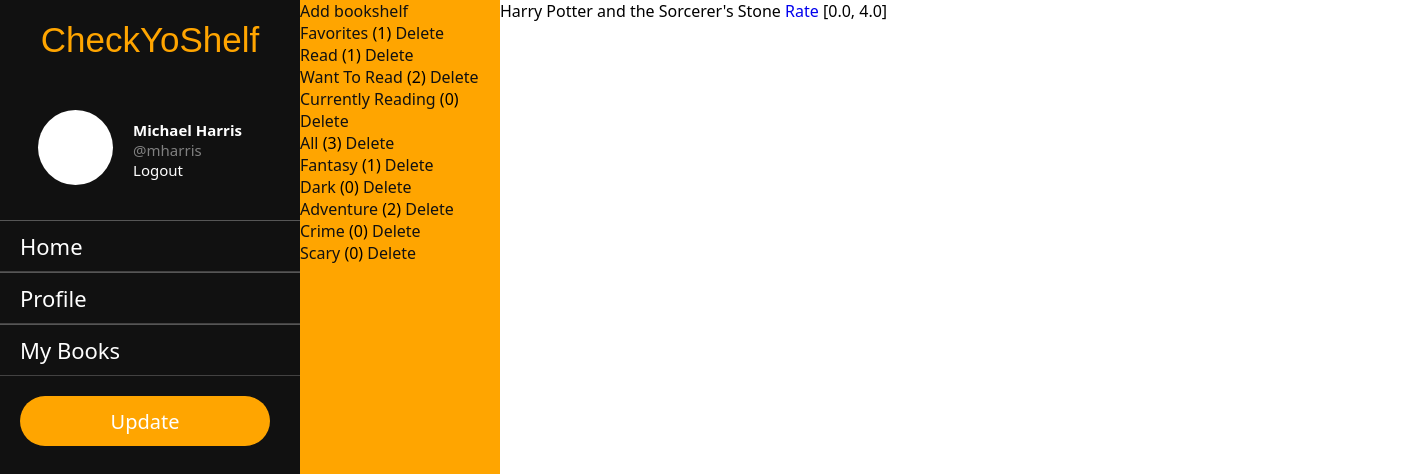
/mharris/Favorites/books (signed in), run on the app's committed database.
### app/models.py (models this page shows, shortened)
class Profile(models.Model):
    user = models.OneToOneField(User, on_delete=models.CASCADE, primary_key=True)
    name = models.CharField(max_length=200)
    bio = models.TextField(blank=True)
    followers = []
    following = []

class Bookshelf(models.Model):
    profile = models.ManyToManyField(Profile)
    books = models.ManyToManyField(Book, blank=True, related_name="books")
    name = models.CharField(max_length=200)
    description = models.TextField(blank=True)
    def __str__(self):
        return self.name

class Book(models.Model):
    GENRES = (
        ("Horror", "Horror"),
        ("Fantasy", "Fantasy"),
        ("Sci-Fi", "Sci-Fi"),
        ("Thriller", "Thriller"),
        ("Mystery", "Mystery"),
    )
    author = models.ForeignKey(Author, on_delete=models.CASCADE)
    profile = models.ManyToManyField(Profile, blank=True)
    title = models.CharField(max_length=200)
    genre = models.CharField(max_length=200, choices=GENRES)
    synopsis = models.TextField()
    cover = models.CharField(max_length=200, null=True, blank=True)
    page_number = models.IntegerField()
    publish_date = models.DateField()
    reviewers = []
    average_rating = 0.0
    def __str__(self):
        return self.title

### app/views.py (the view)
# urls.py: path("<str:username>/<str:bookshelf>/books", books_view, name="books"),
@login_required(login_url="login")
def books_view(request, username, bookshelf):
    context = {}
    current_user = request.user
    my_profile = Profile.objects.get(user=current_user)
    try:
        user = User.objects.get(username=username)
        profile = Profile.objects.get(user=user)
    except:
        user = None
        profile = None
    bookshelves = Bookshelf.objects.filter(profile=profile)
    bookshelves_count = {}
    for shelf in bookshelves:
        shelf_books = shelf.books.all()
        bookshelves_count[shelf] = shelf_books.count()
    selected_bookshelf = Bookshelf.objects.get(name=bookshelf)
    books = selected_bookshelf.books.all()
    books_ratings = {}
    for book in books:
        try:
            review = Review.objects.get(book=book)
            books_ratings[book] = [book.average_rating, review.rating]
        except:
            review = None
            books_ratings[book] = [book.average_rating, "-"]
    context["current_user"] = current_user
    context["my_profile"] = my_profile
    context["profile"] = profile
    context["bookshelves_count"] = bookshelves_count
    context["books_ratings"] = books_ratings
    return render(request, "books.html", context)

### app/templates/books.html
{% extends "bookshelves.html" %} {% block books %}
<div>
  <ul>
    {% for book, ratings in books_ratings.items %}
      <li>{{ book }} <a href="{% url "review_book" profile.user book %}">Rate</a> {{ ratings }}</li>
    {% endfor %}
  </ul>
</div>
{% endblock books %}

### app/templates/bookshelves.html (shortened to what this page needs)
{% extends "base.html" %}  {% block content %}
<div class="bookshelf-nav">
  <a href="{% url "create_bookshelf" profile.user %}">Add bookshelf</a>
  <ul>
    {% for shelf, count in bookshelves_count.items %}
    <li>
      <a href="{% url "books" profile.user shelf %}">{{ shelf }}</a> ({{ count }})
      <a href="{% url "delete_bookshelf" profile.user shelf %}">Delete</a>
    </li>
    {% endfor %}
  </ul>
</div>
<div class="book-list">{% block books %}{% endblock books %}</div>
{% endblock content %}

### app/templates/base.html (shortened to what this page needs)
{% load static %}
<!DOCTYPE html>
<html lang="en">
  <head>
    <link rel="stylesheet" href="{% static "styles.css" %}">
  </head>
  <body>
    <div class="wrapper">
      <div class="side-nav">
        <div class="logo">
          <p>CheckYoShelf</p>
        </div>
        <div class="profile-section">
          <div class="profile-pic">
            <span></span>
          </div>
          <div class="user-info">
            <p class="name">{{ my_profile.name }}</p>
            <p class="username">@{{ current_user }}</p>
            <a href="{% url "logout" %}">Logout</a>
          </div>
        </div>
        <ul>
          <li><a href="{% url "home" %}">Home</a></li>
          <li><a href="{% url "profile" current_user %}">Profile</a></li>
          <li><a href="{% url "bookshelves" current_user %}">My Books</a></li>
        </ul>
        <div class="btn-container">
          <div class="btn">
            <a href="{% url "make_post" current_user %}">Update</a>
          </div>
        </div>
      </div>
      <div class="main-content">{% block content %}{% endblock content %}</div>
    </div>
  </body>
</html>

### app/static/styles.css (style rules this page uses)
* { margin: 0; padding: 0; list-style: none; text-decoration: none; font-family: 'Segoe UI', Tahoma, Geneva, Verdana, sans-serif; }
.wrapper { display: flex; position: relative; }
.wrapper .side-nav { height: 100%; width: 300px; position: fixed; background-color: #111; }
.wrapper .side-nav .logo { padding: 20px; text-align: center; }
.wrapper .side-nav .logo p { font-size: 35px; font-family: 'Franklin Gothic Medium', 'Arial Narrow', Arial, sans-serif !important; color: orange; }
.wrapper .side-nav .profile-section { display: flex; justify-content: center; align-items: center; padding: 20px; }
.wrapper .side-nav .profile-section .user-info { font-size: 15px; padding: 20px; }
.wrapper .side-nav .profile-section .user-info .name { color: white; font-weight: bold; }
.wrapper .side-nav .profile-section .user-info .username { color: gray; }
.wrapper .side-nav .profile-section .user-info a { color: white; transition: .3s; }
.wrapper .side-nav .profile-section span { height: 75px; width: 75px; background-color: white; display: inline-block; border-radius: 50px; }
.wrapper .side-nav ul li { padding: 10px 10px 10px 20px; border-bottom: 1px solid #434242; border-top: 1px solid #565656; transition: .3s; }
.wrapper .side-nav ul li a { font-size: 22px; color: white; display: block; }
.wrapper .btn-container { padding: 20px; }
.wrapper .btn-container .btn { height: 40px; width: 150px; padding: 5px 50px; background-color: orange; display: flex; justify-content: center; align-items: center; border-radius: 35px; transition: .3s; }
.wrapper .btn-container .btn a { font-size: 20px; font-weight: 500; color: white; display: block; }
.wrapper .main-content { width: 100%; margin-left: 300px; }
::placeholder { color: rgb(186, 124, 8); }
.wrapper .main-content .bookshelf-nav { height: 100%; width: 200px; position: fixed; background-color: orange; }
.wrapper .main-content .bookshelf-nav a { color: #111; }
.wrapper .main-content .book-list { width: 100%; margin-left: 200px; }

### data on the page
Profile: name "Michael Harris"
Bookshelf: name "Favorites", count "1"
Bookshelf: name "Read", count "1"
Bookshelf: name "Want To Read", count "2"
Bookshelf: name "Currently Reading", count "0"
Bookshelf: name "All", count "3"
Bookshelf: name "Fantasy", count "1"
Bookshelf: name "Dark", count "0"
Bookshelf: name "Adventure", count "2"
Bookshelf: name "Crime", count "0"
Bookshelf: name "Scary", count "0"
Book: title "Harry Potter and the Sorcerer's Stone", ratings "[0.0, 4.0]"

### other printed values
{{ current_user }} "mharris"
